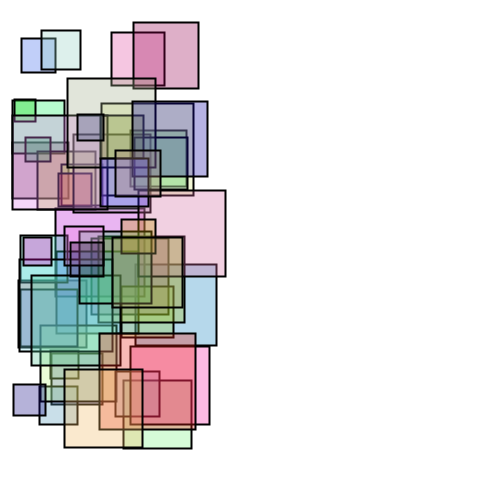
Frame 1 (no input)
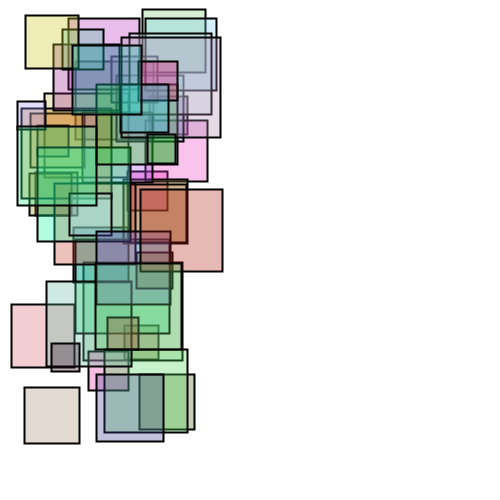
Frame 2 (the mouse pressed at the canvas centre, redrawn once)

The Processing sketch that drew these frames (run headless with seeded random() and noise(); the mouse was pressed at the canvas centre and the sketch redrawn once):

// Processing sketch: processing_58727
// ── processing_58727.pde

void setup(){ // defeniçoes setup
  size(500,500); // tamanho janela
  smooth();  // suavizar imagen
  noLoop();  // nao repetir
  
}


void draw(){
  background(255); // cor fundo
  
 
  //crar varios circulos
  
  int totalObjectctos = 50;  // numero total de objetos
  
  for ( int i = 0; i < totalObjectctos; i = i +1){ // repetir o objecto
  
      float s = random(10);   
      float r = random(255); // variaveis para cor vermelha
      float g = random(255); // variaveis para cor verde
      float b = random(255); // variaveis para cor azul
  
      float posX = random(10,150); // width
      float posY = random(5,400); // height
      
      float dis = random(20,100); 
    
      strokeWeight(2); // espessura das linhas
      fill(r,g,b,80); // preenchimento
      rect(posX,posY,dis,dis);  // objecto rectangulo
     
     //ftgserdrt
  }
  
}
     
